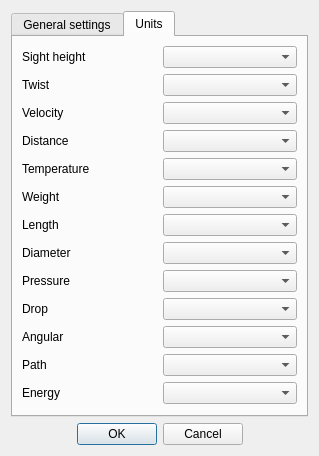
<?xml version="1.0" encoding="UTF-8"?>
<ui version="4.0">
 <class>AppSettings</class>
 <widget class="QDialog" name="AppSettings">
  <property name="geometry">
   <rect>
    <x>0</x>
    <y>0</y>
    <width>319</width>
    <height>424</height>
   </rect>
  </property>
  <property name="sizePolicy">
   <sizepolicy hsizetype="Fixed" vsizetype="Fixed">
    <horstretch>0</horstretch>
    <verstretch>0</verstretch>
   </sizepolicy>
  </property>
  <property name="windowTitle">
   <string>Settings</string>
  </property>
  <layout class="QGridLayout" name="gridLayout">
   <item row="1" column="0" alignment="Qt::AlignBottom">
    <widget class="QDialogButtonBox" name="buttonBox">
     <property name="orientation">
      <enum>Qt::Horizontal</enum>
     </property>
     <property name="standardButtons">
      <set>QDialogButtonBox::Cancel|QDialogButtonBox::Ok</set>
     </property>
     <property name="centerButtons">
      <bool>true</bool>
     </property>
    </widget>
   </item>
   <item row="0" column="0" alignment="Qt::AlignTop">
    <widget class="QTabWidget" name="tabSettings">
     <property name="currentIndex">
      <number>1</number>
     </property>
     <widget class="QWidget" name="General">
      <attribute name="title">
       <string>General settings</string>
      </attribute>
     </widget>
     <widget class="QWidget" name="Units">
      <attribute name="title">
       <string>Units</string>
      </attribute>
      <layout class="QGridLayout" name="gridLayout_2">
       <item row="1" column="1">
        <widget class="QComboBox" name="twistUnits"/>
       </item>
       <item row="4" column="0">
        <widget class="QLabel" name="label_8">
         <property name="text">
          <string>Temperature</string>
         </property>
        </widget>
       </item>
       <item row="2" column="1">
        <widget class="QComboBox" name="vUnits"/>
       </item>
       <item row="8" column="1">
        <widget class="QComboBox" name="pUnits"/>
       </item>
       <item row="0" column="1">
        <widget class="QComboBox" name="shUnits"/>
       </item>
       <item row="0" column="0">
        <widget class="QLabel" name="label_5">
         <property name="text">
          <string>Sight height</string>
         </property>
        </widget>
       </item>
       <item row="6" column="0">
        <widget class="QLabel" name="label_10">
         <property name="text">
          <string>Length</string>
         </property>
        </widget>
       </item>
       <item row="4" column="1">
        <widget class="QComboBox" name="tempUnits"/>
       </item>
       <item row="5" column="0">
        <widget class="QLabel" name="label_9">
         <property name="text">
          <string>Weight</string>
         </property>
        </widget>
       </item>
       <item row="9" column="1">
        <widget class="QComboBox" name="dropUnits"/>
       </item>
       <item row="12" column="0">
        <widget class="QLabel" name="label_25">
         <property name="text">
          <string>Energy</string>
         </property>
        </widget>
       </item>
       <item row="3" column="0">
        <widget class="QLabel" name="label_24">
         <property name="text">
          <string>Distance</string>
         </property>
        </widget>
       </item>
       <item row="12" column="1">
        <widget class="QComboBox" name="eUnits"/>
       </item>
       <item row="3" column="1">
        <widget class="QComboBox" name="distUnits"/>
       </item>
       <item row="10" column="0">
        <widget class="QLabel" name="label_23">
         <property name="text">
          <string>Angular</string>
         </property>
        </widget>
       </item>
       <item row="10" column="1">
        <widget class="QComboBox" name="angleUnits"/>
       </item>
       <item row="9" column="0">
        <widget class="QLabel" name="label_13">
         <property name="text">
          <string>Drop</string>
         </property>
        </widget>
       </item>
       <item row="8" column="0">
        <widget class="QLabel" name="label_12">
         <property name="text">
          <string>Pressure</string>
         </property>
        </widget>
       </item>
       <item row="6" column="1">
        <widget class="QComboBox" name="lnUnits"/>
       </item>
       <item row="2" column="0">
        <widget class="QLabel" name="label_7">
         <property name="text">
          <string>Velocity</string>
         </property>
        </widget>
       </item>
       <item row="7" column="0">
        <widget class="QLabel" name="label_11">
         <property name="text">
          <string>Diameter</string>
         </property>
        </widget>
       </item>
       <item row="1" column="0">
        <widget class="QLabel" name="label_6">
         <property name="text">
          <string>Twist</string>
         </property>
        </widget>
       </item>
       <item row="7" column="1">
        <widget class="QComboBox" name="dUnits"/>
       </item>
       <item row="5" column="1">
        <widget class="QComboBox" name="wUnits"/>
       </item>
       <item row="11" column="0">
        <widget class="QLabel" name="label_26">
         <property name="text">
          <string>Path</string>
         </property>
        </widget>
       </item>
       <item row="11" column="1">
        <widget class="QComboBox" name="pathUnits"/>
       </item>
      </layout>
     </widget>
    </widget>
   </item>
  </layout>
 </widget>
 <resources/>
 <connections>
  <connection>
   <sender>buttonBox</sender>
   <signal>accepted()</signal>
   <receiver>AppSettings</receiver>
   <slot>accept()</slot>
   <hints>
    <hint type="sourcelabel">
     <x>248</x>
     <y>254</y>
    </hint>
    <hint type="destinationlabel">
     <x>157</x>
     <y>274</y>
    </hint>
   </hints>
  </connection>
  <connection>
   <sender>buttonBox</sender>
   <signal>rejected()</signal>
   <receiver>AppSettings</receiver>
   <slot>reject()</slot>
   <hints>
    <hint type="sourcelabel">
     <x>316</x>
     <y>260</y>
    </hint>
    <hint type="destinationlabel">
     <x>286</x>
     <y>274</y>
    </hint>
   </hints>
  </connection>
 </connections>
</ui>
